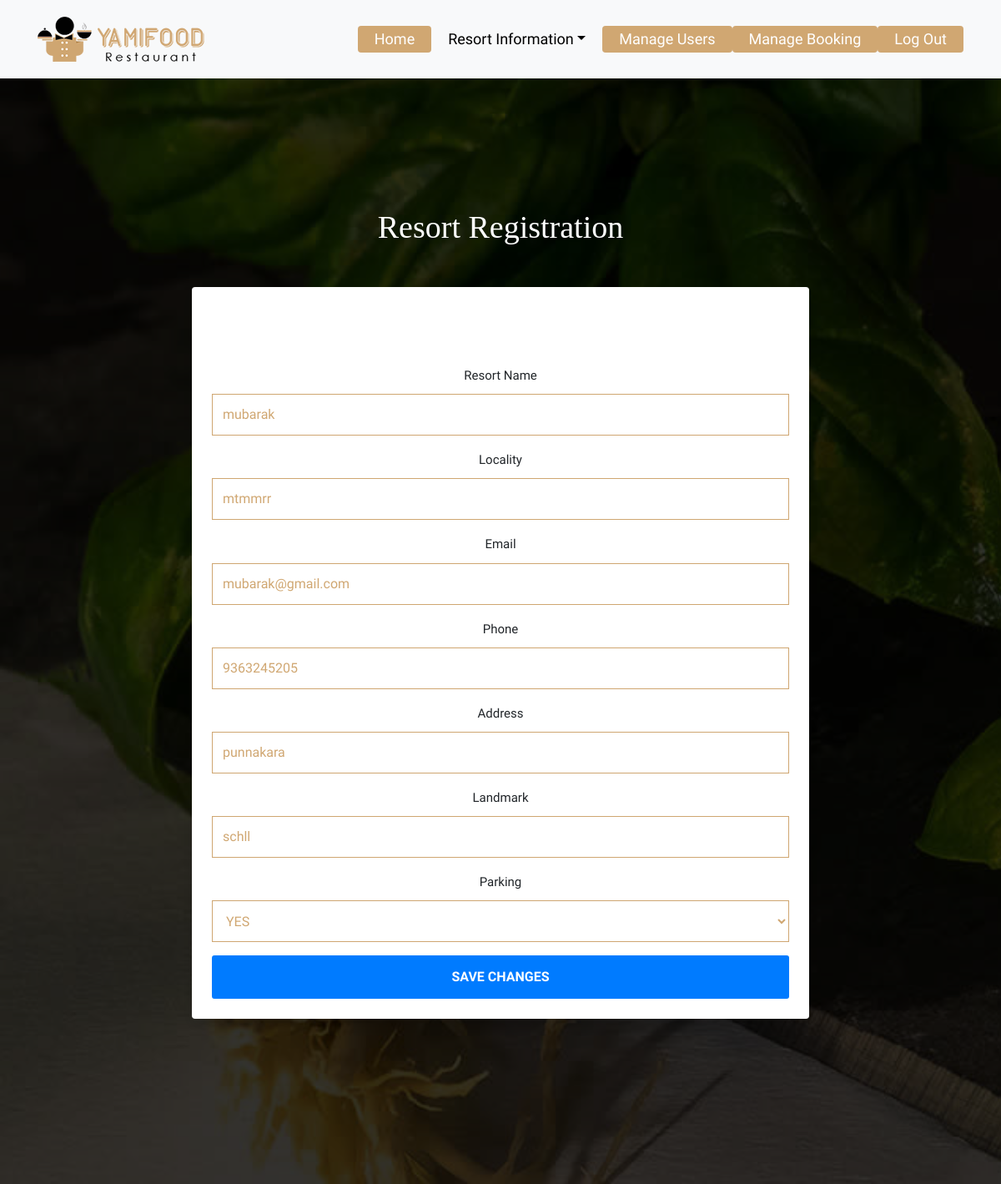
The app's page /edit-resort/mubarak/ with its own data.
### home/models.py (models this page shows, shortened)
class resort(models.Model):
    name=models.CharField(max_length=100,primary_key=True)
    locality=models.CharField(max_length=500)
    email=models.EmailField()
    phone=models.CharField(max_length=15)
    address=models.CharField(max_length=500)
    land_mark=models.CharField(max_length=100)
    parking_choices=[
        ('YES','YES'),
        ('NO','NO'),
    ]
    parking=models.CharField(max_length=100,choices=parking_choices)
    image=models.ImageField(upload_to='resort_images/')

### home/views.py (the view)
# urls.py: path('edit-resort/<str:name>/', views.edit_resort, name='edit_resort'),
def edit_resort(request, name):
    res = get_object_or_404(resort, name=name)
    if request.method == "POST":
        form = ResorteditForm(request.POST, instance=res)
        if form.is_valid():
            form.save()
            messages.success(request, "Resort details updated successfully!")
            return redirect('resort_list')  # Change to your resort list view name
    else:
        form = ResorteditForm(instance=res)
    return render(request, 'edit_resort.html', {'form': form})

### home/forms.py
class ResorteditForm(forms.ModelForm):
    class Meta:
        model = resort
        exclude = ['image']  # Exclude the image field
        widgets = {
            'name': forms.TextInput(attrs={'class': 'form-control', 'readonly': 'readonly'}),
            'locality': forms.TextInput(attrs={'class': 'form-control'}),
            'email': forms.EmailInput(attrs={'class': 'form-control'}),
            'phone': forms.TextInput(attrs={'class': 'form-control'}),
            'address': forms.TextInput(attrs={'class': 'form-control'}),
            'land_mark': forms.TextInput(attrs={'class': 'form-control'}),
            'parking': forms.Select(attrs={'class': 'form-control'}),
        }

### templates/edit_resort.html (shortened to what this page needs)
{% load static %}
<!DOCTYPE html>
<html lang="en">
<head>
    <link rel="stylesheet" href="{% static 'css/bootstrap.min.css' %}">
    <link rel="stylesheet" href="{% static 'css/style.css' %}">
    <link rel="stylesheet" href="{% static 'css/custom.css' %}">
</head>
<body>
    <header class="top-navbar">
        <nav class="navbar navbar-expand-lg navbar-light bg-light">
            <div class="container">
                <a class="navbar-brand" href="index.html">
                    <img src="{% static 'images/logo.png' %}" alt="" />
                </a>
                <div class="collapse navbar-collapse" id="navbars-rs-food">
                    <ul class="navbar-nav ml-auto">
                        <li class="nav-item active"><a class="nav-link" href="{% url 'resort_reg'  %}">Home</a></li>
                        <li class="nav-item dropdown">
                            <a class="nav-link dropdown-toggle" href="#" id="dropdown-a" data-toggle="dropdown">Resort Information</a>
                        </li>
                        <li class="nav-item active"><a class="nav-link" href="{% url 'manage_users' %}">Manage Users</a></li>
                        <li class="nav-item active"><a class="nav-link" href="{% url 'manage_booking' %}">Manage Booking</a></li>
                        <li class="nav-item active"><a class="nav-link" href="{% url 'front' %}">Log Out</a></li>
                    </ul>
                </div>
            </div>
        </nav>
    </header>
    <div class="all-page-title page-breadcrumb">
        <div class="container text-center">
            <div class="row">
                <div class="col-lg-12">
                    <h1>Resort Registration</h1>
                </div>
            </div>
<div class="container py-5">
    <div class="row justify-content-center">
        <div class="col-lg-8 bg-white p-4 shadow rounded">
            <h1 class="text-center mb-4">Edit Resort Details</h1>
            <form id="resort-form" method="post">
                <div class="mb-3">
                    <label class="form-label">Resort Name</label>
                    {{ form.name }}
                </div>
                <div class="mb-3">
                    <label class="form-label">Locality</label>
                    {{ form.locality }}
                </div>
                <div class="mb-3">
                    <label class="form-label">Email</label>
                    {{ form.email }}
                </div>
                <div class="mb-3">
                    <label class="form-label">Phone</label>
                    {{ form.phone }}
                </div>
                <div class="mb-3">
                    <label class="form-label">Address</label>
                    {{ form.address }}
                </div>
                <div class="mb-3">
                    <label class="form-label">Landmark</label>
                    {{ form.land_mark }}
                </div>
                <div class="mb-3">
                    <label class="form-label">Parking</label>
                    {{ form.parking }}
                </div>
                <button class="btn btn-primary w-100" type="submit">Save Changes</button>
            </form>
        </div>
    </div>
</div>
</body>
</html>

### static/css/style.css (style rules this page uses)
body { font-size: 15px; font-family: 'Athiti', sans-serif; line-height: 1.80857; }
a { color: #1f1f1f; text-decoration: none !important; outline: none !important; -webkit-transition: all .3s ease-in-out; -moz-transition: all .3s ease-in-out; -ms-transition: all .3s ease-in-out; -o-transition: all .3s ease-in-out; transition: all .3s ease-in-out; }
h1, h2, h3, h4, h5, h6 { letter-spacing: 0; font-weight: normal; position: relative; padding: 0 0 10px 0; font-weight: normal; line-height: 120% !important; color: #1f1f1f; margin: 0 }
h1 { font-size: 24px }
a { color: #1f1f1f; text-decoration: none; outline: none; }
a, .btn { text-decoration: none !important; outline: none !important; -webkit-transition: all .3s ease-in-out; -moz-transition: all .3s ease-in-out; -ms-transition: all .3s ease-in-out; -o-transition: all .3s ease-in-out; transition: all .3s ease-in-out; }
ul, li, ol { list-style: none; margin: 0px; padding: 0px; }
.top-navbar { position: relative; z-index: 10; }
.top-navbar .navbar { padding: 15px 0px; position: fixed; width: 100%; transition: height .3s ease-out, background .3s ease-out, box-shadow .3s ease-out; -webkit-transform: translate3d(0, 0, 0); transform: translate3d(0, 0, 0); z-index: 100; }
.top-navbar .navbar-light .navbar-nav .nav-link { color: #010101; font-size: 18px; padding: 0px 20px; border-radius: 4px; }
.top-navbar .navbar-light .navbar-nav .nav-item.active .nav-link { background: #d0a772; color: #ffffff; border-radius: 4px; }
.btn { text-transform: uppercase; padding: 19px 36px; }
.btn { display: inline-block; font-weight: 600; text-align: center; white-space: nowrap; vertical-align: middle; -webkit-user-select: none; -moz-user-select: none; -ms-user-select: none; user-select: none; border: 2px solid transparent; padding: 12px 30px; font-size: 16px; line-height: 1.5; border-radius: .1875rem; transition: color .15s ease-in-out, background-color .15s ease-in-out, border-color .15s ease-in-out, box-shadow .15s ease-in-out; }
.page-breadcrumb { padding: 250px 0 150px; background: url(../images/all-bg.jpg) no-repeat; background-attachment: fixed; background-size: cover; background-position: 0 0; position: relative; }
.all-page-title .container { position: relative; z-index: 2; }
.all-page-title::before { background: #010101; content: ""; height: 100%; left: 0; position: absolute; top: 0; width: 100%; z-index: 1; opacity: 0.8; }
.all-page-title h1 { font-size: 38px; color: #ffffff; font-family: 'Arbutus Slab', serif; padding: 0px; }
.form-control[readonly] { background-color: #ffffff; }
.form-control { border-radius: 0px; min-height: 50px; }

### templates/edit_resort.html (style rules this page uses)
.form-control { color: #d0a772; background-color: transparent; background-image: none; border-color: #cfa671; }

### records on screen
resort: name "mubarak", locality "mtmmrr", email "mubarak@gmail.com", phone "9363245205", address "punnakara", land_mark "schll", parking "YES"
